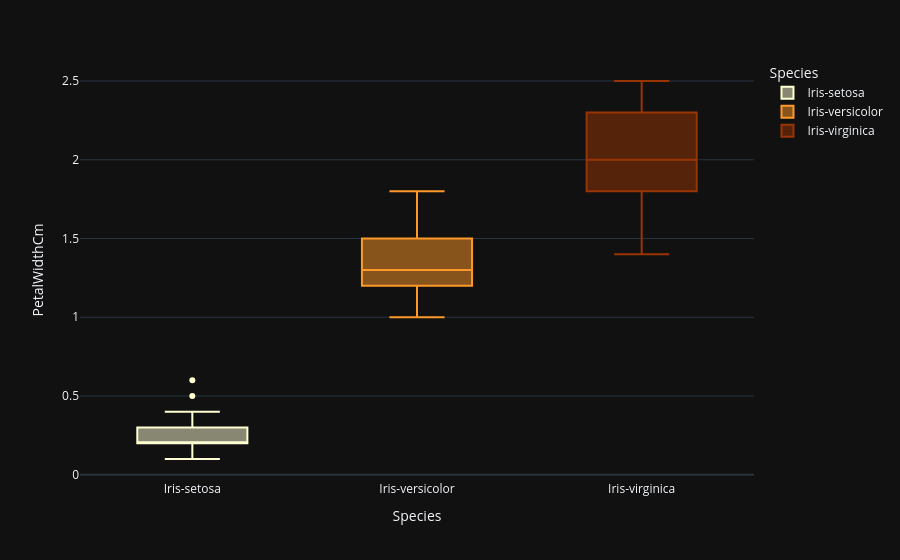

The code cell stored with this chart in its notebook:
### Markdown cell above
#### Petal-Width

### Code cell
fig = px.box(data_frame=iris, x='Species',y='PetalWidthCm',color='Species',color_discrete_sequence=['#ffffd4 ','#fe9929 ','#993404 '], template='plotly_dark',orientation='v')
fig.show()

### Figure 1 — Plotly figure (JSON) as saved in the notebook; plotly's stock layout.template omitted (floating-point values rounded to 4 significant figures)
{"data": [{"alignmentgroup": "True", "hovertemplate": "Species=%{x}<br>PetalWidthCm=%{y}<extra></extra>", "legendgroup": "Iris-setosa", "marker": {"color": "#ffffd4 "}, "name": "Iris-setosa", "notched": false, "offsetgroup": "Iris-setosa", "orientation": "v", "showlegend": true, "type": "box", "x": ["Iris-setosa", "Iris-setosa", "Iris-setosa", "Iris-setosa", "Iris-setosa", "Iris-setosa", "Iris-setosa", "Iris-setosa", "Iris-setosa", "Iris-setosa", "Iris-setosa", "Iris-setosa", "Iris-setosa", "Iris-setosa", "Iris-setosa", "Iris-setosa", "Iris-setosa", "Iris-setosa", "Iris-setosa", "Iris-setosa", "Iris-setosa", "Iris-setosa", "Iris-setosa", "Iris-setosa", "Iris-setosa", "Iris-setosa", "Iris-setosa", "Iris-setosa", "Iris-setosa", "Iris-setosa", "Iris-setosa", "Iris-setosa", "Iris-setosa", "Iris-setosa", "Iris-setosa", "Iris-setosa", "Iris-setosa", "Iris-setosa", "Iris-setosa", "Iris-setosa", "Iris-setosa", "Iris-setosa", "Iris-setosa", "Iris-setosa", "Iris-setosa", "Iris-setosa", "Iris-setosa", "Iris-setosa", "Iris-setosa", "Iris-setosa"], "x0": " ", "xaxis": "x", "y": [0.2, 0.2, 0.2, 0.2, 0.2, 0.4, 0.3, 0.2, 0.2, 0.1, 0.2, 0.2, 0.1, 0.1, 0.2, 0.4, 0.4, 0.3, 0.3, 0.3, 0.2, 0.4, 0.2, 0.5, 0.2, 0.2, 0.4, 0.2, 0.2, 0.2, 0.2, 0.4, 0.1, 0.2, 0.1, 0.2, 0.2, 0.1, 0.2, 0.2, 0.3, 0.3, 0.2, 0.6, 0.4, 0.3, 0.2, 0.2, 0.2, 0.2], "y0": " ", "yaxis": "y"}, {"alignmentgroup": "True", "hovertemplate": "Species=%{x}<br>PetalWidthCm=%{y}<extra></extra>", "legendgroup": "Iris-versicolor", "marker": {"color": "#fe9929 "}, "name": "Iris-versicolor", "notched": false, "offsetgroup": "Iris-versicolor", "orientation": "v", "showlegend": true, "type": "box", "x": ["Iris-versicolor", "Iris-versicolor", "Iris-versicolor", "Iris-versicolor", "Iris-versicolor", "Iris-versicolor", "Iris-versicolor", "Iris-versicolor", "Iris-versicolor", "Iris-versicolor", "Iris-versicolor", "Iris-versicolor", "Iris-versicolor", "Iris-versicolor", "Iris-versicolor", "Iris-versicolor", "Iris-versicolor", "Iris-versicolor", "Iris-versicolor", "Iris-versicolor", "Iris-versicolor", "Iris-versicolor", "Iris-versicolor", "Iris-versicolor", "Iris-versicolor", "Iris-versicolor", "Iris-versicolor", "Iris-versicolor", "Iris-versicolor", "Iris-versicolor", "Iris-versicolor", "Iris-versicolor", "Iris-versicolor", "Iris-versicolor", "Iris-versicolor", "Iris-versicolor", "Iris-versicolor", "Iris-versicolor", "Iris-versicolor", "Iris-versicolor", "Iris-versicolor", "Iris-versicolor", "Iris-versicolor", "Iris-versicolor", "Iris-versicolor", "Iris-versicolor", "Iris-versicolor", "Iris-versicolor", "Iris-versicolor", "Iris-versicolor"], "x0": " ", "xaxis": "x", "y": [1.4, 1.5, 1.5, 1.3, 1.5, 1.3, 1.6, 1.0, 1.3, 1.4, 1.0, 1.5, 1.0, 1.4, 1.3, 1.4, 1.5, 1.0, 1.5, 1.1, 1.8, 1.3, 1.5, 1.2, 1.3, 1.4, 1.4, 1.7, 1.5, 1.0, 1.1, 1.0, 1.2, 1.6, 1.5, 1.6, 1.5, 1.3, 1.3, 1.3, 1.2, 1.4, 1.2, 1.0, 1.3, 1.2, 1.3, 1.3, 1.1, 1.3], "y0": " ", "yaxis": "y"}, {"alignmentgroup": "True", "hovertemplate": "Species=%{x}<br>PetalWidthCm=%{y}<extra></extra>", "legendgroup": "Iris-virginica", "marker": {"color": "#993404 "}, "name": "Iris-virginica", "notched": false, "offsetgroup": "Iris-virginica", "orientation": "v", "showlegend": true, "type": "box", "x": ["Iris-virginica", "Iris-virginica", "Iris-virginica", "Iris-virginica", "Iris-virginica", "Iris-virginica", "Iris-virginica", "Iris-virginica", "Iris-virginica", "Iris-virginica", "Iris-virginica", "Iris-virginica", "Iris-virginica", "Iris-virginica", "Iris-virginica", "Iris-virginica", "Iris-virginica", "Iris-virginica", "Iris-virginica", "Iris-virginica", "Iris-virginica", "Iris-virginica", "Iris-virginica", "Iris-virginica", "Iris-virginica", "Iris-virginica", "Iris-virginica", "Iris-virginica", "Iris-virginica", "Iris-virginica", "Iris-virginica", "Iris-virginica", "Iris-virginica", "Iris-virginica", "Iris-virginica", "Iris-virginica", "Iris-virginica", "Iris-virginica", "Iris-virginica", "Iris-virginica", "Iris-virginica", "Iris-virginica", "Iris-virginica", "Iris-virginica", "Iris-virginica", "Iris-virginica", "Iris-virginica", "Iris-virginica", "Iris-virginica", "Iris-virginica"], "x0": " ", "xaxis": "x", "y": [2.5, 1.9, 2.1, 1.8, 2.2, 2.1, 1.7, 1.8, 1.8, 2.5, 2.0, 1.9, 2.1, 2.0, 2.4, 2.3, 1.8, 2.2, 2.3, 1.5, 2.3, 2.0, 2.0, 1.8, 2.1, 1.8, 1.8, 1.8, 2.1, 1.6, 1.9, 2.0, 2.2, 1.5, 1.4, 2.3, 2.4, 1.8, 1.8, 2.1, 2.4, 2.3, 1.9, 2.3, 2.5, 2.3, 1.9, 2.0, 2.3, 1.8], "y0": " ", "yaxis": "y"}], "layout": {"boxmode": "overlay", "legend": {"title": {"text": "Species"}, "tracegroupgap": 0}, "margin": {"t": 60}, "xaxis": {"anchor": "y", "categoryarray": ["Iris-setosa", "Iris-versicolor", "Iris-virginica"], "categoryorder": "array", "domain": [0, 1], "title": {"text": "Species"}}, "yaxis": {"anchor": "x", "domain": [0, 1], "title": {"text": "PetalWidthCm"}}}}
